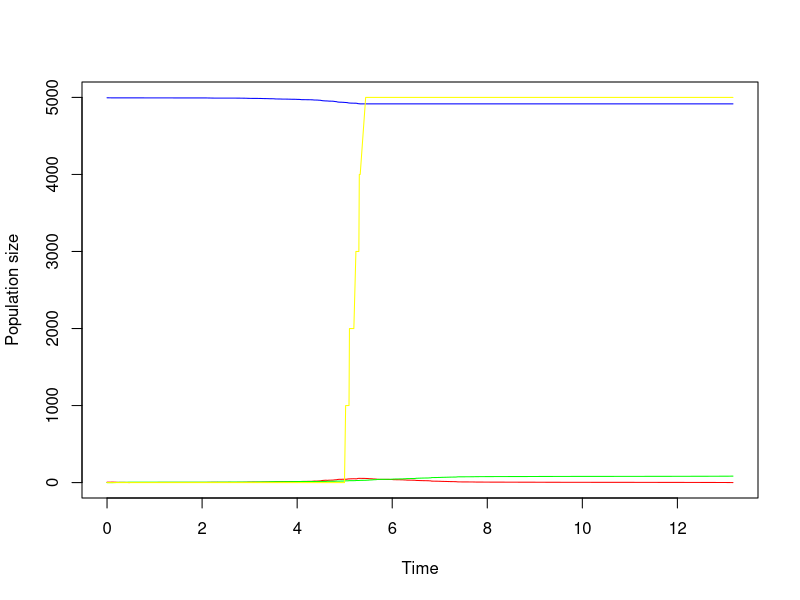

Reproduce this figure in R.
# BGC Project

# Modelling an influenza vaccination intervention using 
# different modelling strategies

# General stoschastic epidemic
# Paramaters
n<-5000 # Population
m<-5 # Initially infected
lambda <- 1.5 # Lambda of Poisson process (no of contacts)
gamma <- 2 # Gamma of Exp model of infection time
vacc.ant <- 1000 # Number of vaccinated each time point 
vacc.start.T <- 5
vacc.int.T <- .1

# Create data
sim.data<-data.frame(inf=rep(0,n),
                     rec=rep(0,n),
                     inf.t=rep(NA,n),
                     inf.length=rep(NA,n),
                     contacts=rep(NA,n),
                     rec.t=rep(NA,n))

# Adding index case(s)
index.no<-sample(x=1:n,size=m)
sim.data[index.no,]<-matrix(data=rep(c(1,0,0,NA,NA,NA),m),nrow=m,byrow=T)

# Counting variables
t.int<-vacc.start.T
vacc.nr<-1

# Simulation
while(sum(sim.data$inf>sim.data$rec)>0){
  # Identifies the next infectious person
  inf.no<-which(sim.data$inf.t==min(sim.data$inf.t[sim.data$inf==1 & sim.data$rec==0],na.rm=T))
  if(length(inf.no)==0){break}
    
  # Vaccination
  if(min(sim.data[inf.no,3])>t.int && vacc.ant>0){
                       to.vacc<-((vacc.nr-1)*vacc.ant+1):(vacc.nr*vacc.ant)
  	
  	sim.data[to.vacc,2]<-1

 	 	# Infected after vaccination
  		after.vac<-sim.data[to.vacc,1]==1 & sim.data[to.vacc,3]>t.int
  		sim.data[to.vacc[after.vac],1]<-0
  		sim.data[to.vacc[after.vac],3]<-NA
 
  	print(paste("Vaccinated",vacc.ant,"persons at t =",t.int,sep=" "))
  	t.int<-t.int+vacc.int.T
  	vacc.nr<-vacc.nr+1
 	  	
  }

  # Identifies the next infectious person
  inf.no<-which(sim.data$inf.t==min(sim.data$inf.t[sim.data$inf==1 & sim.data$rec==0],na.rm=T))
  if(length(inf.no)==0){break}
  
  # Simulates infection time and no of contacts
  sim.data[inf.no,4]<-rexp(length(inf.no),rate=1/gamma)
  sim.data[inf.no,5]<-rpois(length(inf.no),lambda*sim.data[inf.no,4])
  
  # Categorizing the infectious persons as "recovered"
  sim.data[inf.no,2]<-1
  
  # Randomizing new infectious persons
  for(j in 1:length(inf.no)){
    if(sim.data[inf.no[j],5]>0){
      new.inf<-ceiling(n*runif(sim.data[inf.no[j],5]))
      new.inf<-new.inf[sim.data[new.inf,2]==0] # Only selecting "new" infections
      
      # Simulating infection times for newly infected
      if(length(new.inf)>0){
        sim.data[new.inf,1]<-1
        
        inf.t<-runif(length(new.inf),
                   min=sim.data[inf.no[j],3],
                   max=sim.data[inf.no[j],3]+sim.data[inf.no[j],4])
        sim.data[new.inf,3]<-pmin(sim.data[new.inf,3],inf.t,na.rm=T)
      }
    }  
  }
}

# Calculates the recovery time
inf<-!is.na(sim.data$inf.t)
#sim.data$rec.t[inf]<-ifelse(sim.data$inf.t[inf]+sim.data$inf.length[inf]>sim.data$rec.t[inf],sim.data$rec.t[inf],sim.data$inf.t[inf]+sim.data$inf.length[inf])
sim.data$rec.t<-sim.data$inf.t+sim.data$inf.length


#sim.data$inf.t[sim.data$inf.length==0]<-NA
#sim.data$inf.length[sim.data$inf.length==0]<-NA

# Summarizing the data based on time at rec and inf
inf.df<-as.data.frame(aggregate(sim.data$inf.t,by=list(sim.data$inf.t),FUN=length))
names(inf.df)<-c("time","new.inf")

rec.df<-as.data.frame(aggregate(sim.data$rec.t,by=list(sim.data$rec.t),FUN=length))
names(rec.df)<-c("time","new.rec")

sim.data.aggr<-merge(x=inf.df,y=rec.df,by="time",all=T)
sim.data.aggr[is.na(sim.data.aggr)]<-0

# Calculating S(t), I(t) and R(t)
sim.data.aggr$S<-n-cumsum(sim.data.aggr$new.inf)
sim.data.aggr$R<-cumsum(sim.data.aggr$new.rec)
sim.data.aggr$I<-cumsum(sim.data.aggr$new.inf)-sim.data.aggr$R
sim.data.aggr$V<-0
for(i in 1:(vacc.nr-1)){
	sim.data.aggr$V	[sim.data.aggr$time>vacc.start.T+(i-1)*vacc.int.T]<-i*vacc.ant}

# Plot the results
plot(sim.data.aggr$time,sim.data.aggr$S,type="l",col="Blue",ylim=c(0,n),ylab="Population size",xlab="Time")
lines(x=sim.data.aggr$time,sim.data.aggr$I,col="Red")
lines(x=sim.data.aggr$time,sim.data.aggr$R, col="Green")
lines(x=sim.data.aggr$time,sim.data.aggr$V, col="Yellow")


